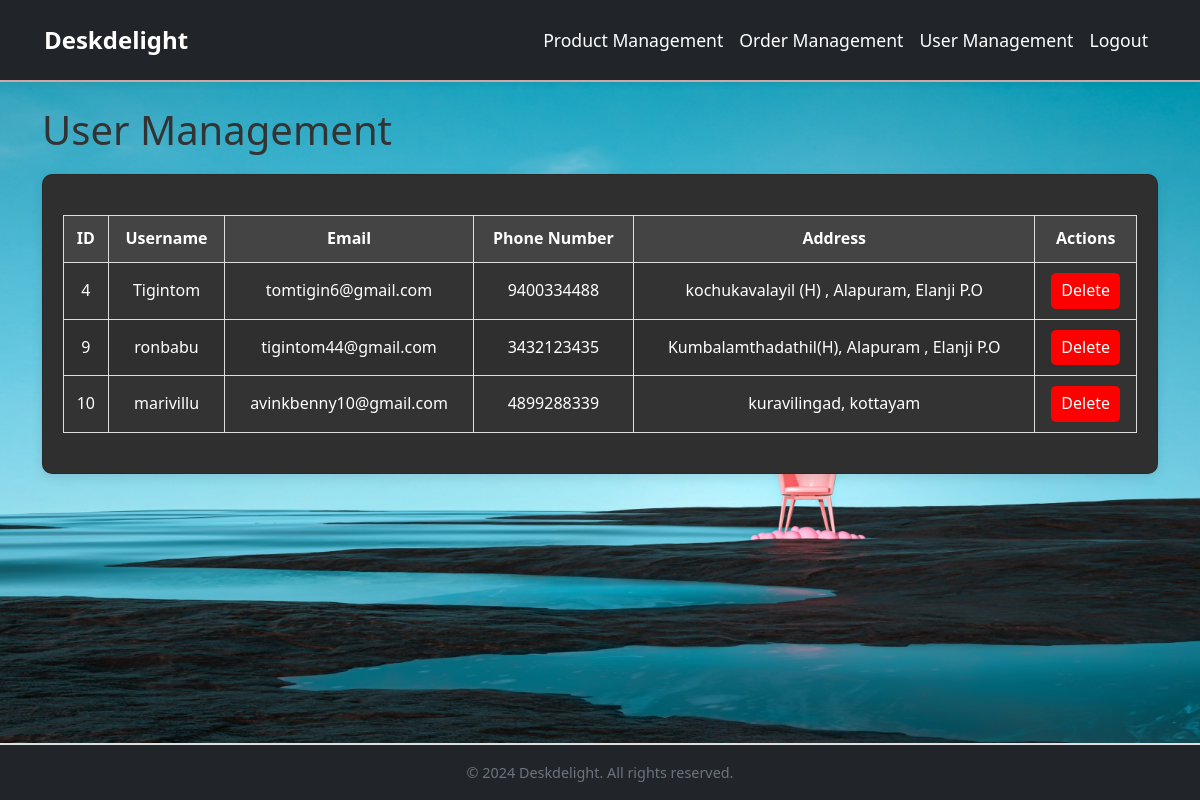
/user_management/ (signed in), run on the app's committed database.
### myapp/models.py (models this page shows)
class CustomUser(AbstractUser):
    phone_number = models.CharField(max_length=15, blank=True, null=True)
    address = models.TextField(blank=True, null=True)

### myapp/views.py (the view, shortened to what this page needs)
# urls.py: path('user_management/', views.user_management, name='user_management'),
@login_required
@user_passes_test(is_admin)
def user_management(request):
    users = CustomUser.objects.filter(is_staff=False)  # Exclude admins
    return render(request, 'admin_user_management.html', {'users': users})

### myapp/views.py (called while the page is built)
def is_admin(user):
    return user.is_staff

### templates/admin_user_management.html (shortened to what this page needs)
{% extends 'admin_base.html' %}
{% block content %}
{% load static %}
<!DOCTYPE html>
<html lang="en">
<head>
    <link rel="stylesheet" href="{% static 'admin_user_management.css' %}">
</head>
<body style="text-align: center; font-family: Arial, sans-serif;">
    <h1>User Management</h1>
    <div class="card">
        <table border="1">
            <thead>
                <tr>
                    <th>ID</th>
                    <th>Username</th>
                    <th>Email</th>
                    <th>Phone Number</th>
                    <th>Address</th>
                    <th>Actions</th>
                </tr>
            </thead>
            <tbody>
                {% for user in users %}
                <tr>
                    <td>{{ user.id }}</td>
                    <td>{{ user.username }}</td>
                    <td>{{ user.email }}</td>
                    <td>{{ user.phone_number }}</td>
                    <td>{{ user.address }}</td>
                    <td>
                        <form method="POST" action="{% url 'user_management' %}">
                            <button type="submit">Delete</button>
                        </form>
                    </td>
                </tr>
                {% empty %}
                <tr>
                    <td colspan="6">No users found.</td>
                </tr>
                {% endfor %}
            </tbody>
        </table>
    </div>
</body>
</html>
{% endblock %}

### static/admin_user_management.css (style rules this page uses)
body { background-color: #f9f9f9; margin: 0; padding: 0; }
table { width: 80%; margin: 20px auto; border-collapse: collapse; font-size: 16px; }
th, td { border: 1px solid #ddd; padding: 10px; text-align: left; }
th { background-color: #333; color: white; }
tr:nth-child(even) { background-color: #f2f2f2; }
button { cursor: pointer; }

### templates/admin_user_management.html (style rules this page uses)
.card { background-color: #2f2f2f; color: white; border-radius: 10px; box-shadow: 0 4px 12px rgba(0, 0, 0, 0.1); padding: 20px; margin-top: 20px; }
table { width: 100%; border-collapse: collapse; }
th, td { padding: 10px; text-align: center; }
th { background-color: #444; color: white; }
tr:nth-child(odd) { background-color: #333; }
tr:nth-child(even) { background-color: #2f2f2f; }
button { color: white; background-color: red; border: none; padding: 5px 10px; border-radius: 5px; cursor: pointer; }

### data on the page
CustomUser: id "4", username "Tigintom", email "tomtigin6@gmail.com", phone_number "9400334488", address "kochukavalayil (H) , Alapuram, Elanji P.O"
CustomUser: id "9", username "ronbabu", email "tigintom44@gmail.com", phone_number "3432123435", address "Kumbalamthadathil(H), Alapuram , Elanji P.O"
CustomUser: id "10", username "marivillu", email "avinkbenny10@gmail.com", phone_number "4899288339", address "kuravilingad, kottayam"
